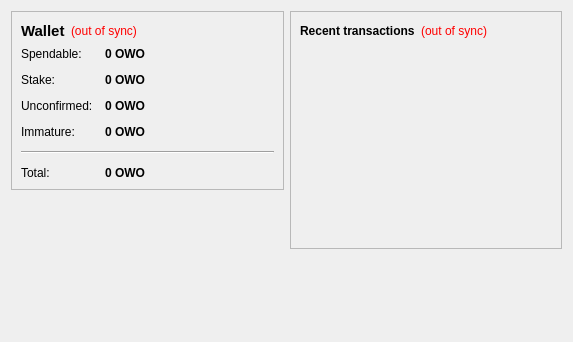
<?xml version="1.0" encoding="UTF-8"?>
<ui version="4.0">
 <class>OverviewPage</class>
 <widget class="QWidget" name="OverviewPage">
  <property name="geometry">
   <rect>
    <x>0</x>
    <y>0</y>
    <width>573</width>
    <height>342</height>
   </rect>
  </property>
  <property name="windowTitle">
   <string>Form</string>
  </property>
  <layout class="QHBoxLayout" name="horizontalLayout" stretch="1,1">
   <item>
    <layout class="QVBoxLayout" name="verticalLayout_2">
     <item>
      <widget class="QFrame" name="frame">
       <property name="frameShape">
        <enum>QFrame::StyledPanel</enum>
       </property>
       <property name="frameShadow">
        <enum>QFrame::Raised</enum>
       </property>
       <layout class="QVBoxLayout" name="verticalLayout_4">
        <item>
         <layout class="QHBoxLayout" name="horizontalLayout_4">
          <item>
           <widget class="QLabel" name="label_5">
            <property name="font">
             <font>
              <pointsize>11</pointsize>
              <weight>75</weight>
              <bold>true</bold>
             </font>
            </property>
            <property name="text">
             <string>Wallet</string>
            </property>
           </widget>
          </item>
          <item>
           <widget class="QLabel" name="labelWalletStatus">
            <property name="toolTip">
             <string>The displayed information may be out of date. Your wallet automatically synchronizes with the OWO network after a connection is established, but this process has not completed yet.</string>
            </property>
            <property name="styleSheet">
             <string notr="true">QLabel { color: red; }</string>
            </property>
            <property name="text">
             <string notr="true">(out of sync)</string>
            </property>
            <property name="alignment">
             <set>Qt::AlignLeading|Qt::AlignLeft|Qt::AlignVCenter</set>
            </property>
           </widget>
          </item>
          <item>
           <spacer name="horizontalSpacer_2">
            <property name="orientation">
             <enum>Qt::Horizontal</enum>
            </property>
            <property name="sizeHint" stdset="0">
             <size>
              <width>40</width>
              <height>20</height>
             </size>
            </property>
           </spacer>
          </item>
         </layout>
        </item>
        <item>
         <layout class="QFormLayout" name="formLayout_2">
          <property name="fieldGrowthPolicy">
           <enum>QFormLayout::AllNonFixedFieldsGrow</enum>
          </property>
          <property name="horizontalSpacing">
           <number>12</number>
          </property>
          <property name="verticalSpacing">
           <number>12</number>
          </property>
          <item row="0" column="0">
           <widget class="QLabel" name="label">
            <property name="text">
             <string>Spendable:</string>
            </property>
           </widget>
          </item>
          <item row="0" column="1">
           <widget class="QLabel" name="labelBalance">
            <property name="font">
             <font>
              <weight>75</weight>
              <bold>true</bold>
             </font>
            </property>
            <property name="cursor">
             <cursorShape>IBeamCursor</cursorShape>
            </property>
            <property name="toolTip">
             <string>Your current spendable balance</string>
            </property>
            <property name="text">
             <string notr="true">0 OWO</string>
            </property>
            <property name="textInteractionFlags">
             <set>Qt::LinksAccessibleByMouse|Qt::TextSelectableByKeyboard|Qt::TextSelectableByMouse</set>
            </property>
           </widget>
          </item>
          <item row="1" column="0">
           <widget class="QLabel" name="label_6">
            <property name="text">
             <string>Stake:</string>
            </property>
           </widget>
          </item>
          <item row="1" column="1">
           <widget class="QLabel" name="labelStake">
            <property name="font">
             <font>
              <weight>75</weight>
              <bold>true</bold>
             </font>
            </property>
            <property name="cursor">
             <cursorShape>IBeamCursor</cursorShape>
            </property>
            <property name="toolTip">
             <string>Total of coins that was staked, and do not yet count toward the current balance</string>
            </property>
            <property name="text">
             <string notr="true">0 OWO</string>
            </property>
            <property name="textInteractionFlags">
             <set>Qt::LinksAccessibleByMouse|Qt::TextSelectableByKeyboard|Qt::TextSelectableByMouse</set>
            </property>
           </widget>
          </item>
          <item row="2" column="0">
           <widget class="QLabel" name="label_3">
            <property name="text">
             <string>Unconfirmed:</string>
            </property>
           </widget>
          </item>
          <item row="2" column="1">
           <widget class="QLabel" name="labelUnconfirmed">
            <property name="font">
             <font>
              <weight>75</weight>
              <bold>true</bold>
             </font>
            </property>
            <property name="cursor">
             <cursorShape>IBeamCursor</cursorShape>
            </property>
            <property name="toolTip">
             <string>Total of transactions that have yet to be confirmed, and do not yet count toward the current balance</string>
            </property>
            <property name="text">
             <string notr="true">0 OWO</string>
            </property>
            <property name="textInteractionFlags">
             <set>Qt::LinksAccessibleByMouse|Qt::TextSelectableByKeyboard|Qt::TextSelectableByMouse</set>
            </property>
           </widget>
          </item>
          <item row="3" column="0">
           <widget class="QLabel" name="labelImmatureText">
            <property name="text">
             <string>Immature:</string>
            </property>
           </widget>
          </item>
          <item row="3" column="1">
           <widget class="QLabel" name="labelImmature">
            <property name="font">
             <font>
              <weight>75</weight>
              <bold>true</bold>
             </font>
            </property>
            <property name="toolTip">
             <string>Mined balance that has not yet matured</string>
            </property>
            <property name="text">
             <string notr="true">0 OWO</string>
            </property>
            <property name="textInteractionFlags">
             <set>Qt::LinksAccessibleByMouse|Qt::TextSelectableByKeyboard|Qt::TextSelectableByMouse</set>
            </property>
           </widget>
          </item>
          <item row="4" column="0" colspan="2">
           <widget class="Line" name="line">
            <property name="orientation">
             <enum>Qt::Horizontal</enum>
            </property>
           </widget>
          </item>
          <item row="5" column="0">
           <widget class="QLabel" name="labelTotalText">
            <property name="text">
             <string>Total:</string>
            </property>
           </widget>
          </item>
          <item row="5" column="1">
           <widget class="QLabel" name="labelTotal">
            <property name="font">
             <font>
              <weight>75</weight>
              <bold>true</bold>
             </font>
            </property>
            <property name="cursor">
             <cursorShape>IBeamCursor</cursorShape>
            </property>
            <property name="toolTip">
             <string>Your current total balance</string>
            </property>
            <property name="text">
             <string notr="true">0 OWO</string>
            </property>
            <property name="textInteractionFlags">
             <set>Qt::LinksAccessibleByMouse|Qt::TextSelectableByKeyboard|Qt::TextSelectableByMouse</set>
            </property>
           </widget>
          </item>
         </layout>
        </item>
       </layout>
      </widget>
     </item>
     <item>
      <spacer name="verticalSpacer">
       <property name="orientation">
        <enum>Qt::Vertical</enum>
       </property>
       <property name="sizeHint" stdset="0">
        <size>
         <width>20</width>
         <height>40</height>
        </size>
       </property>
      </spacer>
     </item>
    </layout>
   </item>
   <item>
    <layout class="QVBoxLayout" name="verticalLayout_3">
     <item>
      <widget class="QFrame" name="frame_2">
       <property name="frameShape">
        <enum>QFrame::StyledPanel</enum>
       </property>
       <property name="frameShadow">
        <enum>QFrame::Raised</enum>
       </property>
       <layout class="QVBoxLayout" name="verticalLayout">
        <item>
         <layout class="QHBoxLayout" name="horizontalLayout_2">
          <item>
           <widget class="QLabel" name="label_4">
            <property name="text">
             <string>&lt;b&gt;Recent transactions&lt;/b&gt;</string>
            </property>
           </widget>
          </item>
          <item>
           <widget class="QLabel" name="labelTransactionsStatus">
            <property name="toolTip">
             <string>The displayed information may be out of date. Your wallet automatically synchronizes with the OWO network after a connection is established, but this process has not completed yet.</string>
            </property>
            <property name="styleSheet">
             <string notr="true">QLabel { color: red; }</string>
            </property>
            <property name="text">
             <string notr="true">(out of sync)</string>
            </property>
            <property name="alignment">
             <set>Qt::AlignRight|Qt::AlignTrailing|Qt::AlignVCenter</set>
            </property>
           </widget>
          </item>
          <item>
           <spacer name="horizontalSpacer">
            <property name="orientation">
             <enum>Qt::Horizontal</enum>
            </property>
            <property name="sizeHint" stdset="0">
             <size>
              <width>40</width>
              <height>20</height>
             </size>
            </property>
           </spacer>
          </item>
         </layout>
        </item>
        <item>
         <widget class="QListView" name="listTransactions">
          <property name="styleSheet">
           <string notr="true">QListView { background: transparent; }</string>
          </property>
          <property name="frameShape">
           <enum>QFrame::NoFrame</enum>
          </property>
          <property name="verticalScrollBarPolicy">
           <enum>Qt::ScrollBarAlwaysOff</enum>
          </property>
          <property name="horizontalScrollBarPolicy">
           <enum>Qt::ScrollBarAlwaysOff</enum>
          </property>
          <property name="selectionMode">
           <enum>QAbstractItemView::NoSelection</enum>
          </property>
         </widget>
        </item>
       </layout>
      </widget>
     </item>
     <item>
      <spacer name="verticalSpacer_2">
       <property name="orientation">
        <enum>Qt::Vertical</enum>
       </property>
       <property name="sizeHint" stdset="0">
        <size>
         <width>20</width>
         <height>40</height>
        </size>
       </property>
      </spacer>
     </item>
    </layout>
   </item>
  </layout>
 </widget>
 <resources/>
 <connections/>
</ui>
